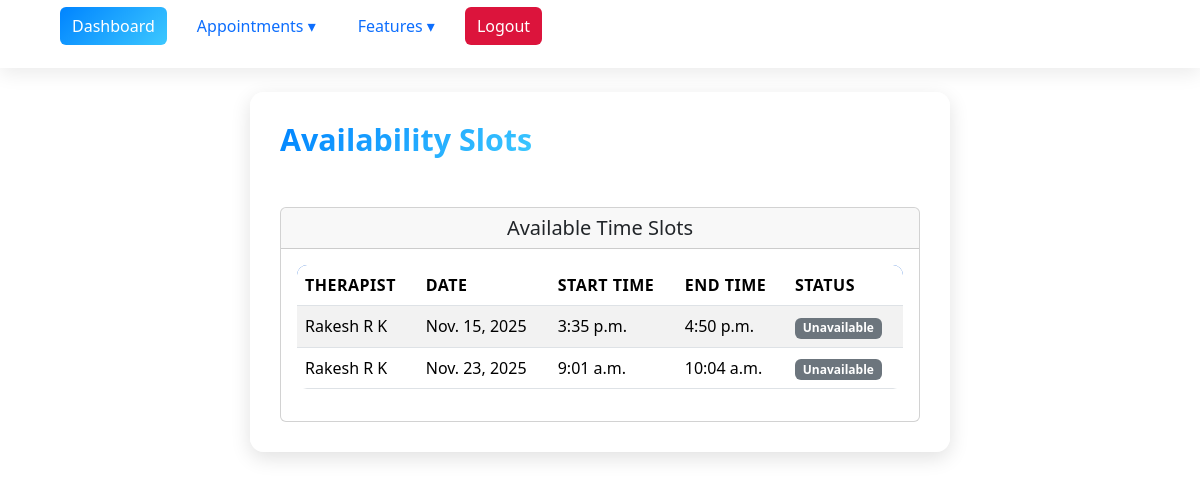
/availability/ (signed in), run on the app's committed database.
### myproject/base/models.py (models this page shows, shortened)
class AvailabilitySlot(models.Model):
    therapist = models.ForeignKey(
        settings.AUTH_USER_MODEL,
        on_delete=models.CASCADE,
        related_name='availability_slots'
    )
    date = models.DateField()
    start_time = models.TimeField()
    end_time = models.TimeField()
    is_booked = models.BooleanField(default=False)
    class Meta:
        ordering = ['date', 'start_time']  # ✅ Show slots in chronological order
        unique_together = ('therapist', 'date', 'start_time', 'end_time')  # ✅ Prevent duplicate slots

class User(AbstractUser):
    ROLE_CHOICES = [
        ('Patient', 'Patient'),
        ('Therapist', 'Therapist'),
        ('Admin', 'Admin'),
        ('SupportStaff', 'Support Staff'),
    ]
    GENDER_CHOICES = [
        ('Male', 'Male'),
        ('Female', 'Female'),
        ('Other', 'Other'),
    ]
    role = models.CharField(max_length=20, choices=ROLE_CHOICES)
    phone_number = models.CharField(max_length=15, blank=True, null=True)
    gender = models.CharField(max_length=10, choices=GENDER_CHOICES, blank=True, null=True)
    date_of_birth = models.DateField(blank=True, null=True)
    address = models.TextField(blank=True, null=True)
    profile_picture = models.ImageField(upload_to='profiles/', blank=True, null=True)
    specialization = models.CharField(max_length=255, blank=True, null=True)
    years_of_experience = models.PositiveIntegerField(default=0)
    qualification = models.CharField(max_length=255, blank=True, null=True)
    availability_status = models.BooleanField(default=True)
    ratings_average = models.FloatField(default=0,
                                        validators=[MinValueValidator(0), MaxValueValidator(5)])
    languages_spoken = models.CharField(max_length=255, blank=True, null=True)
    verification_status = models.BooleanField(default=False)
    groups = models.ManyToManyField(
        Group,
        related_name="custom_user_groups",
        blank=True
    )
    user_permissions = models.ManyToManyField(
        Permission,
        related_name="custom_user_permissions",
        blank=True
    )
    class Meta:
        ordering = ['username']

### myproject/base/views.py (the view)
# urls.py: path('availability/', views.availability_slot_list, name='availability_slot_list'),
@login_required
def availability_slot_list(request):
    if request.user.role == "Admin":
        slots = AvailabilitySlot.objects.all().order_by('date', 'start_time')
        can_edit = True
    elif request.user.role == "Therapist":
        slots = AvailabilitySlot.objects.filter(therapist=request.user).order_by('date', 'start_time')
        can_edit = True
    else:
        slots = AvailabilitySlot.objects.all().order_by('date', 'start_time')
        can_edit = False
    return render(request, 'Availability/availability_slot_list.html', {
        'slots': slots,
        'can_edit': can_edit,
        'user_role': request.user.role
    })

### myproject/base/templates/Availability/availability_slot_list.html (shortened to what this page needs)
{% extends 'main.html' %}
{% block content %}
<div class="container mt-4">
    <div class="d-flex justify-content-between align-items-center mb-4">
        <h2>Availability Slots</h2>
    </div>
    <div class="row">
        <div class="col-12">
            <div class="card">
                <div class="card-header">
                    <h5 class="card-title mb-0">
                         Available Time Slots
                    </h5>
                </div>
                <div class="card-body">
                    {% if slots %}
                    <div class="table-responsive">
                        <table class="table table-striped">
                            <thead>
                                <tr>
                                    <th>Therapist</th>
                                    <th>Date</th>
                                    <th>Start Time</th>
                                    <th>End Time</th>
                                    <th>Status</th>
                                </tr>
                            </thead>
                            <tbody>
                                {% for slot in slots %}
                                <tr>
                                    <td>{{ slot.therapist.get_full_name|default:slot.therapist.username }}</td>
                                    <td>{{ slot.date }}</td>
                                    <td>{{ slot.start_time }}</td>
                                    <td>{{ slot.end_time }}</td>
                                    <td>
                                        <span class="badge {% if slot.is_available %}bg-success{% else %}bg-secondary{% endif %}">
                                            {{ slot.is_available|yesno:"Available,Unavailable" }}
                                        </span>
                                    </td>
                                </tr>
                                {% endfor %}
                            </tbody>
                        </table>
                    </div>
                    {% endif %}
                </div>
            </div>
        </div>
    </div>
</div>
{% endblock %}

### static/style.css (style rules this page uses)
.container.mt-4 { background: rgba(255, 255, 255, 0.88); padding: 30px; border-radius: 14px; max-width: 700px; margin: auto; box-shadow: 0 6px 20px rgba(0,0,0,0.12); animation: fadeInPage 0.6s ease-in-out; }
.container.mt-4 h2 { text-align: center; font-weight: 700; margin-bottom: 25px; background: linear-gradient(135deg, #0084ff, #3cc8ff); background-clip: text; -webkit-background-clip: text; color: transparent; }
.container h2 { font-size: 1.9rem; font-weight: 700; margin-bottom: 20px; background: linear-gradient(135deg, #0066ff, #00eaff); background-clip: text; -webkit-background-clip: text; color: transparent; animation: fadeSlide 0.6s ease-out forwards; }
.table { background: #ffffff; border-radius: 10px; overflow: hidden; animation: fadeUp 0.8s ease-in-out; }
.table thead tr { background: #0052cc; color: #fff; text-transform: uppercase; letter-spacing: .5px; }
.table tbody tr { transition: background 0.25s ease, transform 0.25s ease; }

### templates/nav.html (style rules this page uses)
:root { --primary-color: #0084ff; --gradient: linear-gradient(135deg, #0084ff, #3cc8ff); --bg-light: #ffffff; --bg-dark: #0b0e12; --text-light: #fff; --text-dark: #222; --nav-bg-light: rgba(255, 255, 255, 0.85); --nav-bg-dark: rgba(20, 20, 20, 0.85); --hover-light: #e7f3ff; --hover-dark: #1f2a37; --blur-bg: blur(10px); }
body.light-theme { background: var(--bg-light); color: var(--text-dark); }

### data on the page
AvailabilitySlot: therapist.get_full_name "Rakesh R K", date "Nov. 15, 2025", start_time "3:35 p.m.", end_time "4:50 p.m.", is_available "Unavailable"
AvailabilitySlot: therapist.get_full_name "Rakesh R K", date "Nov. 23, 2025", start_time "9:01 a.m.", end_time "10:04 a.m.", is_available "Unavailable"
